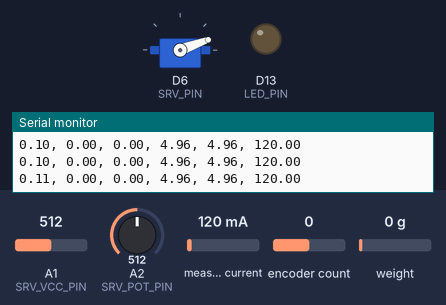
A sketch run on a simulated Arduino Zero (SAMD21). Parts: servo, output pins drawn as LEDs (lit = HIGH), the last lines printed to the serial monitor. The inputs (shaded band) are chosen by the test bench; at power-on: A1 (SRV_VCC_PIN) = 512, A2 (SRV_POT_PIN) = 512, measured current 120 mA, encoder count 0, weight on the scale 0 g.

Above: at 7.1 s.
At 15.22 s:
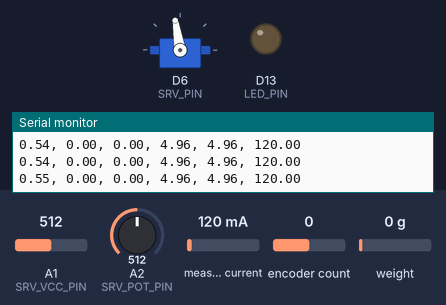
At 23.4 s:
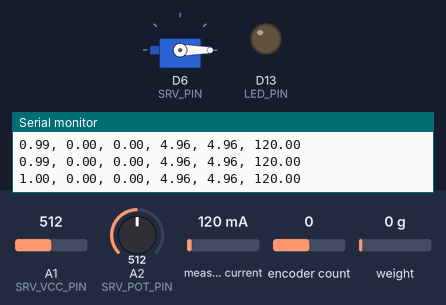
At 39.94 s:
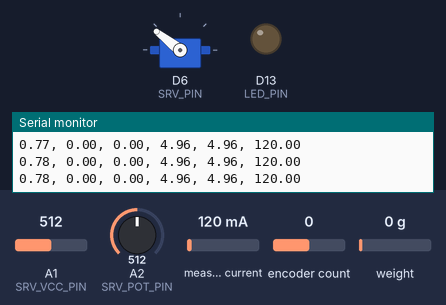
Timing chart, 0 to 40.0 s (numbered marks = the images above):
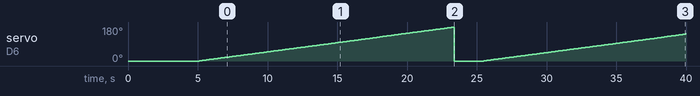

The sketch:

servo_force_test.ino
```cpp
/**
 * Servo Force Test
 *
 * Designed for the SparkFun SAM21G Mini Breakout
 *
 * Hardware connections
 * ---
 *    Signal  | Color   | Arduino
 * Servo
 *    GND     | Brown   | GND
 *    VCC     | Red     | INA219 Vin-
 *    Control | Orange  | D6
 * Servo Sense
 *    VCC     | Red     | 1/3 voltage divider to A1
 *    Pot     | Blue    | 1/3 voltage divider to A2
 * Encoder
 *    VCC     | Red     | 3.3 V
 *    GND     | Black   | GND
 *    Shield  | Silver  | GND
 *    A       | Green   | D8
 *    B       | White   | D9
 * Load Cell
 *    VDD     | Red     | 3.3 V
 *    VCC     | Orange  | 5 V
 *    DAT     | Yellow  | D3
 *    CLK     | Green   | D4
 *    GND     | Blue    | GND
 * Current Sense (INA219)
 *    VCC     | -       | 3.3 V
 *    GND     | -       | GND
 *    SCL     | -       | D21 (SCL)
 *    SDA     | -       | D20 (SDA)
 *    Vin-    | -       | Servo VCC
 *    Vin+    | -       | 5 V
 *
 * Libraries:
 *  https://github.com/mathertel/RotaryEncoder
 *  https://github.com/bogde/HX711
 *  https://github.com/adafruit/Adafruit_INA219
 */

#include <Servo.h>
#include <Wire.h>

#include "HX711.h"
#include "Encoder.h"
#include "Adafruit_INA219.h"

/******************************************************************************
 * Constants and globals
 */

// Pin definitions
static const int LED_PIN = LED_BUILTIN;
#define ENC_A_PIN 8                 // Green wire
#define ENC_B_PIN 9                 // White wire
static const int SRV_PIN = 6;       // Servo signal
static const int LCA_DOUT_PIN = 3;  // Yellow wire
static const int LCA_CLK_PIN = 4;   // Green wire
static const int SRV_VCC_PIN = A1;  // Red wire
static const int SRV_POT_PIN = A2;  // Blue wire

// Communication constants
static const unsigned int BAUD_RATE = 921600;

// Encoder constants
static const int ENC_STEPS_PER_ROTATION = 2400;
static const float ENC_START_DEG = 0.0;
static const int ENC_FLIP = -1;

// Servo constants
static const float SRV_START = 0.0;
static const float SRV_END = 1.0;
static const float SRV_MAX = 180.0; // Arduino's servo library assumes 180 deg max for all servos

// Load cell amplifier calibration factor (get load in grams)
// Obtained by running SparkFun_HX711_Calibration sketch
static const float LCA_CALIBRATION_FACTOR = 81.40;

// Analog input constants
static const uint32_t AIN_MAX = 1023;
static const float AIN_REF = 3.3;
static const float AIN_VOLTAGE_DIV = 0.3333;

// Globals
Encoder enc(ENC_A_PIN, ENC_B_PIN);
static Servo servo;
static HX711 lca;
static Adafruit_INA219 ina219;

/******************************************************************************
 * Interrupt service routines (ISRs)
 */

/******************************************************************************
 * Functions
 */

// Get the angle of the encoder in degrees (0 is starting position)
float get_encoder_angle() {

  int32_t pos;
  float deg = 0.0;

  // Get position and direction (disable interrupts)
  pos = enc.read();

  // Convert to degrees
  // pos = pos % ENC_STEPS_PER_ROTATION;
  // pos = pos >= 0 ? pos : pos + ENC_STEPS_PER_ROTATION;
  // deg = (float)pos * (360.0 / ENC_STEPS_PER_ROTATION);
  deg = (float)pos * (360.0 / ENC_STEPS_PER_ROTATION);

  return deg;
}

/******************************************************************************
 * Main
 */

void setup() {

  // Configure pins
  pinMode(LED_PIN, OUTPUT);
  // pinMode(ENC_A_PIN, INPUT_PULLUP);
  // pinMode(ENC_B_PIN, INPUT_PULLUP);

  // Initialize our communication interface
  SerialUSB.begin(BAUD_RATE);

  // Wait for Serial
  while (!SerialUSB) {
    delay(1);
  }

  // Configure servo and set to start position
  servo.attach(SRV_PIN);
  servo.write(SRV_START * SRV_MAX);
  delay(2000);

  // Set encoder current position as 0
  enc.write(0);

  // Configure load cell amplifier
  lca.begin(LCA_DOUT_PIN, LCA_CLK_PIN);
  lca.set_scale(LCA_CALIBRATION_FACTOR);
  lca.tare();

  // Configure current sensor
  if (!ina219.begin()) {
    SerialUSB.println("Failed to initialize INA219");
    while (1) {
      delay(1000);
    }
  }
}

void loop() {

  float enc_val;
  float lca_val;
  float srv_vcc_voltage;
  float srv_pot_voltage;
  float current_ma;

  // Wait before next test
  servo.write(SRV_START * SRV_MAX);
  delay(2000);

  // Run test (about 1 deg steps)
  for (float pos = SRV_START; pos <= SRV_END; pos += 0.0056) {

    // Set servo position
    servo.write(pos * SRV_MAX);

    // Correct for encoder being mirrored
    enc_val = ENC_FLIP * get_encoder_angle();

    // OR: convert to -/+180 deg from servo start position
    // enc_val = 360.0 - get_encoder_angle();
    // enc_val = enc_val <= 180.0 ? enc_val : enc_val - 360.0;

    // Get load cell amplifier value
    lca_val = lca.get_units();

    // Get voltage of servo supply (apply voltage divider)
    srv_vcc_voltage = analogRead(SRV_VCC_PIN) * AIN_REF / AIN_MAX;
    srv_vcc_voltage /= AIN_VOLTAGE_DIV;

    // Get voltage of servo's internal potentiometer (apply voltage divider)
    srv_pot_voltage = analogRead(SRV_POT_PIN) * AIN_REF / AIN_MAX;
    srv_pot_voltage /= AIN_VOLTAGE_DIV;

    // Get supply current to servo
    current_ma = ina219.getCurrent_mA();

    // Print values
    SerialUSB.print(pos, 2);
    SerialUSB.print(", ");
    SerialUSB.print(enc_val, 2);
    SerialUSB.print(", ");
    SerialUSB.print(lca_val, 2);
    SerialUSB.print(", ");
    SerialUSB.print(srv_vcc_voltage);
    SerialUSB.print(", ");
    SerialUSB.print(srv_pot_voltage);
    SerialUSB.print(", ");
    SerialUSB.println(current_ma);
  }
}
```

Measured:
- by itself, servo on D6 (SRV_PIN): 0° → 1° at 5.1 s, → 2° 0.10 s later, → 3° 0.10 s later, → 4° 0.10 s later, … (321 changes in this stretch)
